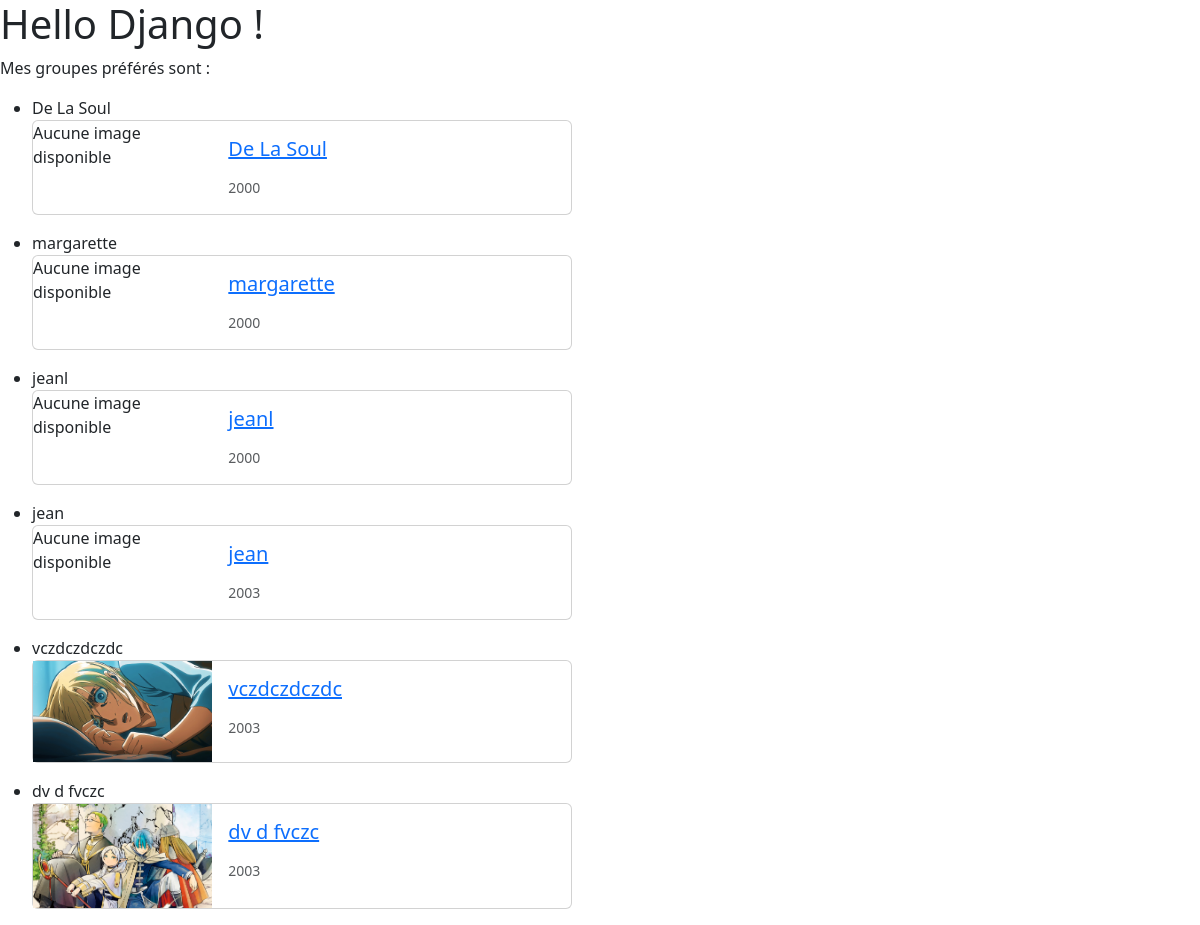
Screenshot of /bands/ with the database file from the repository.
### listings/models.py (models this page shows, shortened)
class Band(models.Model):
    class Genre(models.TextChoices):
        HIP_HOP = 'HH'
        SYNTH_POP = 'SP'
        ALTERNATIVE_ROCK = 'AR'
        ARMB  = 'ARMB'
    class Type(models.TextChoices):
        disque = 'Record'
        vêtement ='Clothing'
        affiches = 'Posters'
        divers = 'Miscellaneous'
    name = models.fields.CharField(max_length=100)
    genre = models.fields.CharField(choices= Genre.choices, max_length=5)
    biography = models.fields.CharField(max_length=1000)
    year_formed = models.fields.IntegerField(
    validators=[MinValueValidator(1900), MaxValueValidator(2021)])
    active = models.fields.BooleanField(default=True)
    official_homepage = models.fields.URLField(null=True, blank=True)
    description = models.fields.CharField(max_length = 255, blank=True)
    sold = models.fields.IntegerField(max_length = 30)
    type = models.fields.CharField(choices = Type.choices, max_length = 100)
    images = models.ImageField( upload_to= "image")

### listings/views.py (the view)
# urls.py: path('bands/', views.band_list),
def band_list(request):
    bands = Band.objects.all()
    prods = Prod.objects.all()
    return render(request, 'listings/band_list.html',{'bands': bands ,'prods': prods})

### listings/templates/listings/band_list.html (shortened to what this page needs)
{% extends "listings/band.html" %}
{% load static%}
{% block content %}
<h1>Hello Django !</h1>
<p>Mes groupes préférés sont :</p>
<ul>
    {% for band in bands %}
        <li>
            {{ band.name }}
        </li>
        <div class="card mb-3" style="max-width: 540px;">
            <div class="row g-0">
              <div class="col-md-4">
                {% if band.images %}
                    <img src="{{ band.images.url }}" alt="{{ band.name }}" class= "img-fluid ">
                {% else %}
                    <p>Aucune image disponible</p>
                {% endif %}
              </div>
              <div class="col-md-8">
                <div class="card-body">
                  <a href ="{% url 'band-detail' band.id %}"><h5 class="card-title">{{band.name}}</h5></a>
                  <p class="card-text"><small class="text-body-secondary">{{band.year_formed}}</small></p>
                </div>
              </div>
            </div>
          </div>
    {% endfor %}
</ul>
{% endblock content %}

### listings/templates/listings/band.html (shortened to what this page needs)
{% load static %}
<html>
  <head>
    <link rel="stylesheet" href="{% static 'listings/bootstrap.css' %}" />
    <link rel="stylesheet" href="{% static 'listings/styles.css' %}" />
  </head>
  <body>
    {% block content %}{% endblock %}
  </body>
</html>

### listings/static/listings/styles.css (style rules this page uses)
* { margin: 0; padding: 0 ; }

### rows the page displays
Band: name "De La Soul", images "Aucune image disponible", year_formed "2000"
Band: name "margarette", images "Aucune image disponible", year_formed "2000"
Band: name "jeanl", images "Aucune image disponible", year_formed "2000"
Band: name "jean", images "Aucune image disponible", year_formed "2003"
Band: name "vczdczdczdc", images (picture), year_formed "2003"
Band: name "dv d fvczc", images (picture), year_formed "2003"
